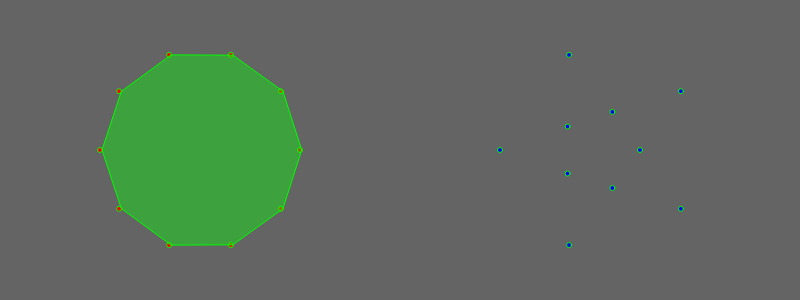
Frame 1 (no input)
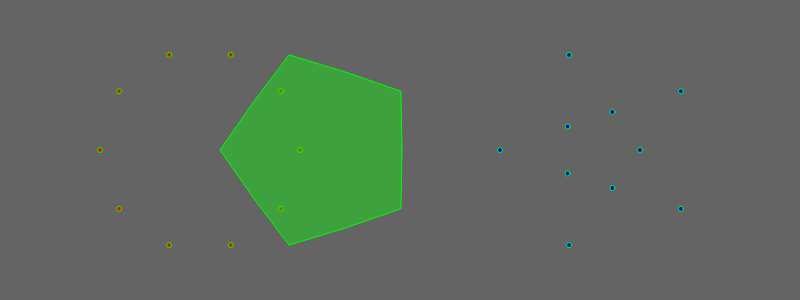
Frame 60 (no input)
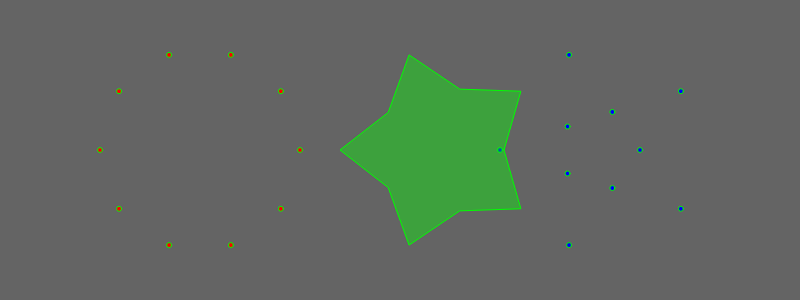
Frame 120 (the mouse pressed at the canvas centre since frame 60)

The p5.js sketch that drew these frames (run headless with seeded random() and noise() and a simulated clock; from frame 60 on, the mouse is pressed at the canvas centre):

// p5.js sketch
// ── sketch.js
let circlePoints = [];
let starPoints = [];

function setup() {
  createCanvas(800, 300);

  generateCirclePoints(200, height/2, 100);
  generateStarPoints(width - 200, height/2, 100);
}

function draw() {
  background(100);
  stroke(0, 255, 0);

  // draw the circle shape
  fill(255, 0, 0);
  for (let pt of circlePoints) {
    ellipse(pt.x, pt.y, 5, 5);
  }

  // draw the star shape
  fill(0, 0, 255);
  for (let pt of starPoints) {
    ellipse(pt.x, pt.y, 5, 5);
  }

  // draw the morph shape
  let percentage = frameCount * 0.005; // ***
  fill(0, 255, 0, 100);
  beginShape();
  for (let i=0; i<starPoints.length; i++) {
    let circlePt = circlePoints[i];
    let starPt = starPoints[i];
    let output = new p5.Vector.lerp(circlePt, starPt, percentage);
    vertex(output.x, output.y);
  }
  endShape(CLOSE);
}

function generateCirclePoints(x, y, rad) {
  for (let angle = 0; angle < 360; angle += 36) {
    let vector = new p5.Vector.fromAngle(radians(angle));
    vector.mult(rad);
    vector.add( createVector(x, y) );
    circlePoints.push( vector );
  }
}

function generateStarPoints(x, y, rad) {
  for (let angle = 0; angle < 360; angle += 36) {
    let vector = new p5.Vector.fromAngle(radians(angle));
    vector.mult(rad);
    if (angle % 72 == 0) {
      vector.mult(0.4);
    }
    vector.add( createVector(x, y) );
    starPoints.push( vector );
  }
}
